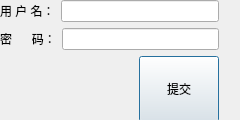
<?xml version="1.0" encoding="UTF-8"?>
<ui version="4.0">
 <class>MainWindow</class>
 <widget class="QDialog" name="MainWindow">
  <property name="geometry">
   <rect>
    <x>0</x>
    <y>0</y>
    <width>240</width>
    <height>120</height>
   </rect>
  </property>
  <property name="minimumSize">
   <size>
    <width>240</width>
    <height>120</height>
   </size>
  </property>
  <property name="maximumSize">
   <size>
    <width>240</width>
    <height>120</height>
   </size>
  </property>
  <property name="windowTitle">
   <string>MainWindow</string>
  </property>
  <widget class="QWidget" name="centralwidget" native="true">
   <property name="geometry">
    <rect>
     <x>0</x>
     <y>0</y>
     <width>219</width>
     <height>122</height>
    </rect>
   </property>
   <layout class="QVBoxLayout" name="verticalLayout">
    <item>
     <layout class="QHBoxLayout" name="horizontalLayout">
      <item>
       <widget class="QLabel" name="label">
        <property name="text">
         <string>用 户 名：</string>
        </property>
       </widget>
      </item>
      <item>
       <widget class="QLineEdit" name="username"/>
      </item>
     </layout>
    </item>
    <item>
     <layout class="QHBoxLayout" name="horizontalLayout_2">
      <item>
       <widget class="QLabel" name="label_2">
        <property name="text">
         <string>密      码：</string>
        </property>
       </widget>
      </item>
      <item>
       <widget class="QLineEdit" name="password"/>
      </item>
     </layout>
    </item>
    <item>
     <layout class="QHBoxLayout" name="horizontalLayout_4">
      <item>
       <spacer name="horizontalSpacer">
        <property name="orientation">
         <enum>Qt::Horizontal</enum>
        </property>
        <property name="sizeHint" stdset="0">
         <size>
          <width>40</width>
          <height>20</height>
         </size>
        </property>
       </spacer>
      </item>
      <item>
       <widget class="QPushButton" name="submit">
        <property name="sizePolicy">
         <sizepolicy hsizetype="Minimum" vsizetype="Expanding">
          <horstretch>0</horstretch>
          <verstretch>0</verstretch>
         </sizepolicy>
        </property>
        <property name="text">
         <string>提交</string>
        </property>
       </widget>
      </item>
     </layout>
    </item>
   </layout>
  </widget>
 </widget>
 <resources/>
 <connections/>
</ui>
